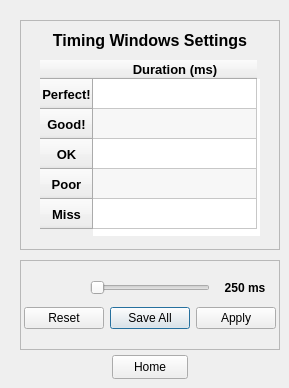
    <widget class="QWidget" name="TimingWindowsPage">
     <widget class="QFrame" name="CurrentSettings">
      <property name="geometry">
       <rect>
        <x>20</x>
        <y>20</y>
        <width>260</width>
        <height>230</height>
       </rect>
      </property>
      <property name="frameShape">
       <enum>QFrame::Shape::StyledPanel</enum>
      </property>
      <property name="frameShadow">
       <enum>QFrame::Shadow::Raised</enum>
      </property>
      <widget class="QLabel" name="TimingWindowsSettingsLabel">
       <property name="geometry">
        <rect>
         <x>0</x>
         <y>0</y>
         <width>260</width>
         <height>40</height>
        </rect>
       </property>
       <property name="font">
        <font>
         <family>Segoe UI</family>
         <pointsize>12</pointsize>
         <bold>true</bold>
         <underline>false</underline>
        </font>
       </property>
       <property name="text">
        <string>Timing Windows Settings</string>
       </property>
       <property name="alignment">
        <set>Qt::AlignmentFlag::AlignCenter</set>
       </property>
      </widget>
      <widget class="QTableWidget" name="TimingWindowTable">
       <property name="enabled">
        <bool>true</bool>
       </property>
       <property name="geometry">
        <rect>
         <x>20</x>
         <y>40</y>
         <width>220</width>
         <height>176</height>
        </rect>
       </property>
       <property name="sizePolicy">
        <sizepolicy hsizetype="Fixed" vsizetype="Fixed">
         <horstretch>0</horstretch>
         <verstretch>0</verstretch>
        </sizepolicy>
       </property>
       <property name="font">
        <font>
         <pointsize>10</pointsize>
         <bold>false</bold>
        </font>
       </property>
       <property name="cursor" stdset="0">
        <cursorShape>CrossCursor</cursorShape>
       </property>
       <property name="autoFillBackground">
        <bool>false</bool>
       </property>
       <property name="frameShape">
        <enum>QFrame::Shape::NoFrame</enum>
       </property>
       <property name="frameShadow">
        <enum>QFrame::Shadow::Sunken</enum>
       </property>
       <property name="verticalScrollBarPolicy">
        <enum>Qt::ScrollBarPolicy::ScrollBarAlwaysOff</enum>
       </property>
       <property name="horizontalScrollBarPolicy">
        <enum>Qt::ScrollBarPolicy::ScrollBarAlwaysOff</enum>
       </property>
       <property name="sizeAdjustPolicy">
        <enum>QAbstractScrollArea::SizeAdjustPolicy::AdjustIgnored</enum>
       </property>
       <property name="editTriggers">
        <set>QAbstractItemView::EditTrigger::NoEditTriggers</set>
       </property>
       <property name="dragDropOverwriteMode">
        <bool>false</bool>
       </property>
       <property name="alternatingRowColors">
        <bool>true</bool>
       </property>
       <property name="showGrid">
        <bool>true</bool>
       </property>
       <property name="gridStyle">
        <enum>Qt::PenStyle::SolidLine</enum>
       </property>
       <property name="sortingEnabled">
        <bool>false</bool>
       </property>
       <property name="wordWrap">
        <bool>true</bool>
       </property>
       <property name="cornerButtonEnabled">
        <bool>false</bool>
       </property>
       <attribute name="horizontalHeaderVisible">
        <bool>true</bool>
       </attribute>
       <attribute name="horizontalHeaderMinimumSectionSize">
        <number>34</number>
       </attribute>
       <attribute name="horizontalHeaderDefaultSectionSize">
        <number>164</number>
       </attribute>
       <attribute name="horizontalHeaderShowSortIndicator" stdset="0">
        <bool>false</bool>
       </attribute>
       <attribute name="horizontalHeaderStretchLastSection">
        <bool>false</bool>
       </attribute>
       <attribute name="verticalHeaderVisible">
        <bool>true</bool>
       </attribute>
       <attribute name="verticalHeaderCascadingSectionResizes">
        <bool>false</bool>
       </attribute>
       <attribute name="verticalHeaderShowSortIndicator" stdset="0">
        <bool>false</bool>
       </attribute>
       <attribute name="verticalHeaderStretchLastSection">
        <bool>false</bool>
       </attribute>
       <row>
        <property name="text">
         <string>Perfect!</string>
        </property>
        <property name="font">
         <font>
          <pointsize>10</pointsize>
          <bold>true</bold>
         </font>
        </property>
        <property name="textAlignment">
         <set>AlignCenter</set>
        </property>
       </row>
       <row>
        <property name="text">
         <string>Good!</string>
        </property>
        <property name="font">
         <font>
          <pointsize>10</pointsize>
          <bold>true</bold>
         </font>
        </property>
        <property name="textAlignment">
         <set>AlignCenter</set>
        </property>
       </row>
       <row>
        <property name="text">
         <string>OK</string>
        </property>
        <property name="font">
         <font>
          <pointsize>10</pointsize>
          <bold>true</bold>
         </font>
        </property>
        <property name="textAlignment">
         <set>AlignCenter</set>
        </property>
       </row>
       <row>
        <property name="text">
         <string>Poor</string>
        </property>
        <property name="font">
         <font>
          <pointsize>10</pointsize>
          <bold>true</bold>
         </font>
        </property>
        <property name="textAlignment">
         <set>AlignCenter</set>
        </property>
       </row>
       <row>
        <property name="text">
         <string>Miss</string>
        </property>
        <property name="font">
         <font>
          <pointsize>10</pointsize>
          <bold>true</bold>
         </font>
        </property>
        <property name="textAlignment">
         <set>AlignCenter</set>
        </property>
       </row>
       <column>
        <property name="text">
         <string>Duration (ms)</string>
        </property>
        <property name="font">
         <font>
          <pointsize>10</pointsize>
          <bold>true</bold>
         </font>
        </property>
       </column>
       <item row="0" column="0">
        <property name="text">
         <string/>
        </property>
        <property name="font">
         <font>
          <pointsize>10</pointsize>
          <bold>false</bold>
         </font>
        </property>
        <property name="textAlignment">
         <set>AlignCenter</set>
        </property>
        <property name="flags">
         <set>ItemIsSelectable|ItemIsUserCheckable|ItemIsEnabled</set>
        </property>
       </item>
       <item row="1" column="0">
        <property name="text">
         <string/>
        </property>
        <property name="font">
         <font>
          <pointsize>10</pointsize>
         </font>
        </property>
        <property name="textAlignment">
         <set>AlignCenter</set>
        </property>
       </item>
       <item row="2" column="0">
        <property name="text">
         <string/>
        </property>
        <property name="font">
         <font>
          <pointsize>10</pointsize>
         </font>
        </property>
        <property name="textAlignment">
         <set>AlignCenter</set>
        </property>
       </item>
       <item row="3" column="0">
        <property name="text">
         <string/>
        </property>
        <property name="font">
         <font>
          <pointsize>10</pointsize>
         </font>
        </property>
        <property name="textAlignment">
         <set>AlignCenter</set>
        </property>
       </item>
       <item row="4" column="0">
        <property name="text">
         <string/>
        </property>
        <property name="font">
         <font>
          <pointsize>10</pointsize>
         </font>
        </property>
        <property name="textAlignment">
         <set>AlignCenter</set>
        </property>
        <property name="flags">
         <set>ItemIsDragEnabled|ItemIsDropEnabled|ItemIsUserCheckable|ItemIsEnabled</set>
        </property>
       </item>
      </widget>
      <widget class="QPushButton" name="resetDeviceToDefaults">
       <property name="geometry">
        <rect>
         <x>10</x>
         <y>10</y>
         <width>16</width>
         <height>16</height>
        </rect>
       </property>
       <property name="sizePolicy">
        <sizepolicy hsizetype="Fixed" vsizetype="Fixed">
         <horstretch>0</horstretch>
         <verstretch>0</verstretch>
        </sizepolicy>
       </property>
       <property name="cursor">
        <cursorShape>WhatsThisCursor</cursorShape>
       </property>
       <property name="styleSheet">
        <string notr="true">QPushButton {
        background-color: transparent;
        border: none;
        color: transparent;
    }</string>
       </property>
       <property name="text">
        <string/>
       </property>
      </widget>
     </widget>
     <widget class="QFrame" name="timingWindowsAdjustFrame">
      <property name="geometry">
       <rect>
        <x>20</x>
        <y>260</y>
        <width>260</width>
        <height>90</height>
       </rect>
      </property>
      <property name="frameShape">
       <enum>QFrame::Shape::StyledPanel</enum>
      </property>
      <property name="frameShadow">
       <enum>QFrame::Shadow::Raised</enum>
      </property>
      <widget class="QDialogButtonBox" name="SaveChoice">
       <property name="geometry">
        <rect>
         <x>0</x>
         <y>46</y>
         <width>260</width>
         <height>24</height>
        </rect>
       </property>
       <property name="cursor">
        <cursorShape>PointingHandCursor</cursorShape>
       </property>
       <property name="orientation">
        <enum>Qt::Orientation::Horizontal</enum>
       </property>
       <property name="standardButtons">
        <set>QDialogButtonBox::StandardButton::Apply|QDialogButtonBox::StandardButton::Reset|QDialogButtonBox::StandardButton::SaveAll</set>
       </property>
       <property name="centerButtons">
        <bool>true</bool>
       </property>
      </widget>
      <widget class="QWidget" name="timingSliderWidget" native="true">
       <property name="geometry">
        <rect>
         <x>0</x>
         <y>20</y>
         <width>260</width>
         <height>16</height>
        </rect>
       </property>
       <widget class="QSlider" name="horizontalSlider">
        <property name="geometry">
         <rect>
          <x>70</x>
          <y>0</y>
          <width>120</width>
          <height>16</height>
         </rect>
        </property>
        <property name="cursor">
         <cursorShape>OpenHandCursor</cursorShape>
        </property>
        <property name="toolTip">
         <string/>
        </property>
        <property name="minimum">
         <number>1</number>
        </property>
        <property name="maximum">
         <number>500</number>
        </property>
        <property name="orientation">
         <enum>Qt::Orientation::Horizontal</enum>
        </property>
       </widget>
       <widget class="QLabel" name="ValueFromSlider">
        <property name="geometry">
         <rect>
          <x>200</x>
          <y>0</y>
          <width>50</width>
          <height>16</height>
         </rect>
        </property>
        <property name="font">
         <font>
          <family>Arial</family>
          <pointsize>9</pointsize>
          <bold>true</bold>
         </font>
        </property>
        <property name="text">
         <string>250 ms</string>
        </property>
        <property name="alignment">
         <set>Qt::AlignmentFlag::AlignCenter</set>
        </property>
       </widget>
      </widget>
     </widget>
     <widget class="QPushButton" name="homeFromTW">
      <property name="geometry">
       <rect>
        <x>112</x>
        <y>355</y>
        <width>76</width>
        <height>24</height>
       </rect>
      </property>
      <property name="toolTip">
       <string/>
      </property>
      <property name="text">
       <string>Home</string>
      </property>
     </widget>
    </widget>
